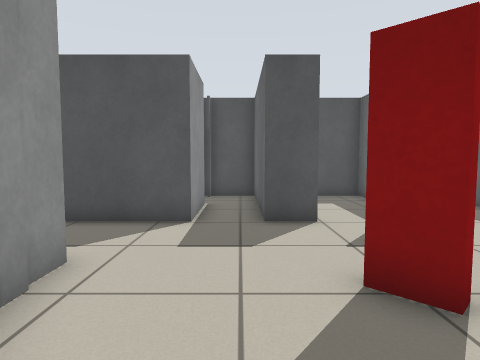
View 1 (above)

18 first-person views from a walk through a robot-simulator world made for Stage. The camera is 0.78 m above the floor, tilts 4° down and sees 75° across. Floor lines are 1 m apart. The floor is counted in squares, 0.5 m on a side. Each view is taken from the middle of a square. On the plan, view 1 faces up. The plan holds only what a view shows up to about 15 squares ahead; the rest is blank. The robots in the file are not drawn.

View 2
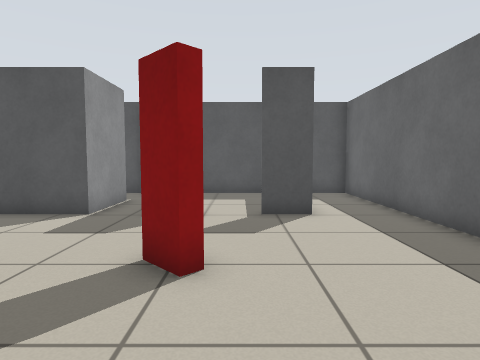

View 3
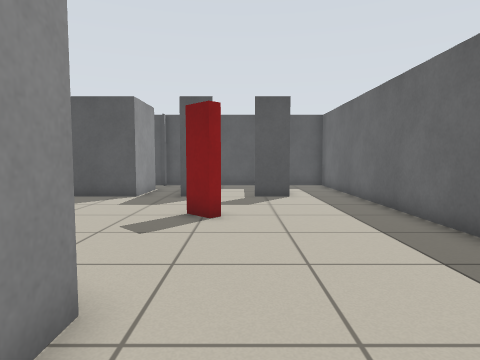

View 4
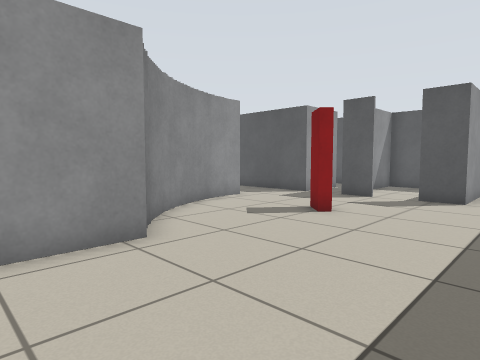

View 5
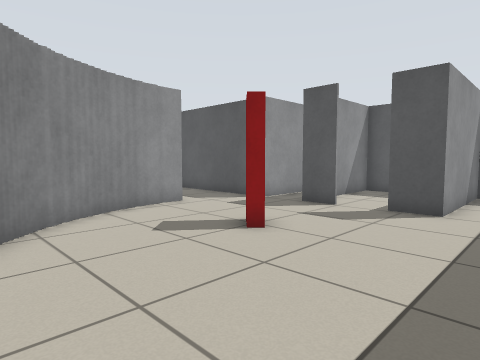

View 6
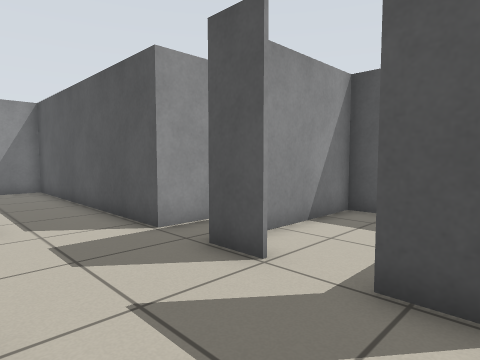

View 7
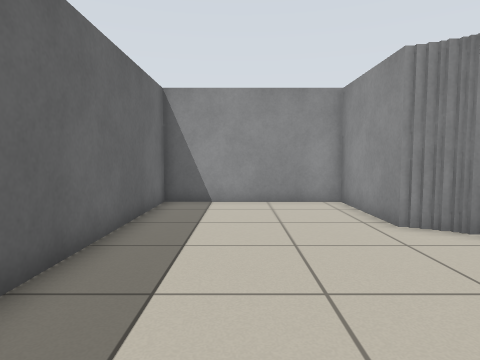

View 8
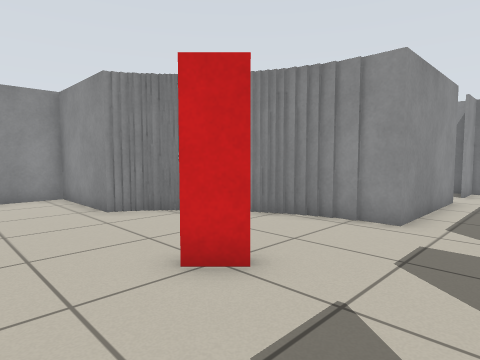

View 9
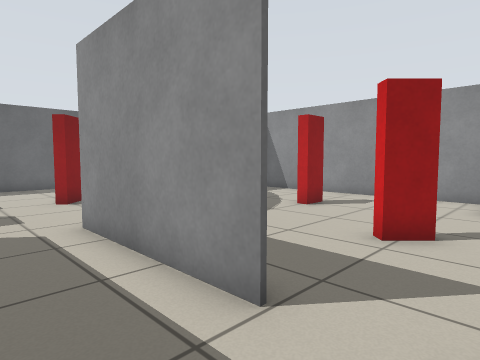

View 10
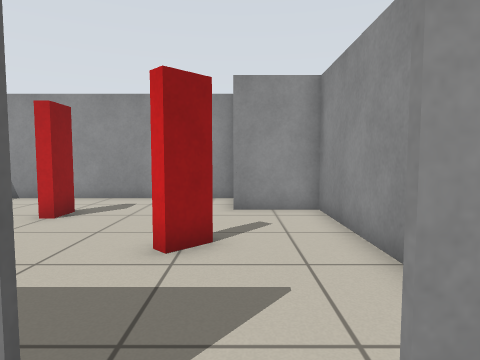

View 11
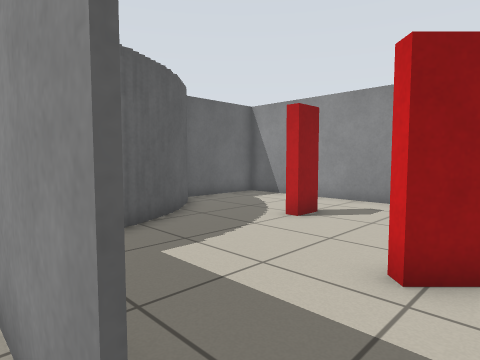

View 12
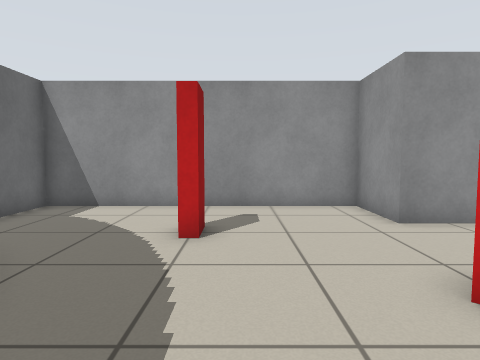

View 13
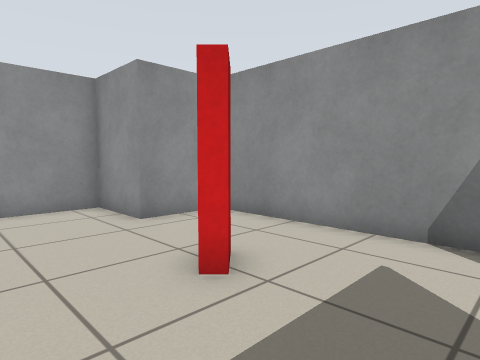

View 14
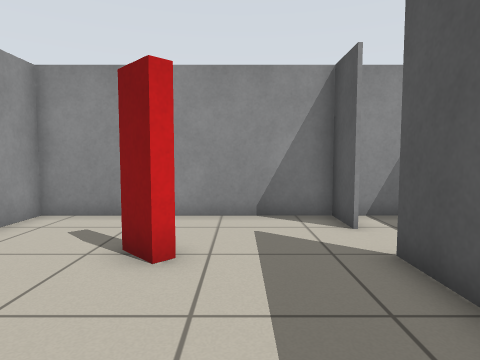

View 15
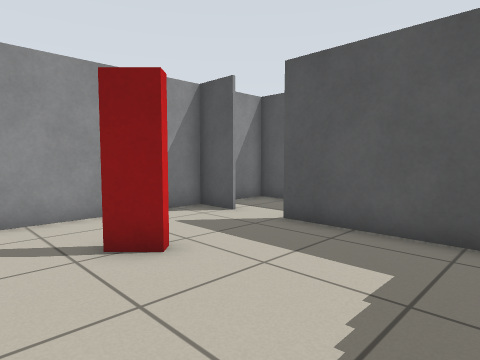

View 16
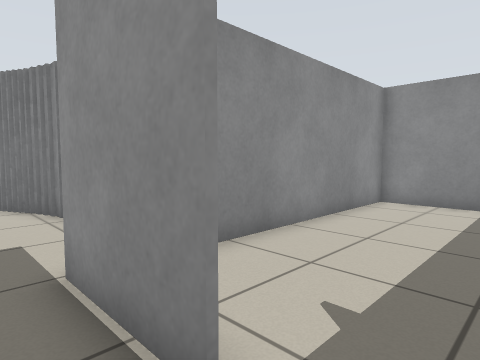

View 17
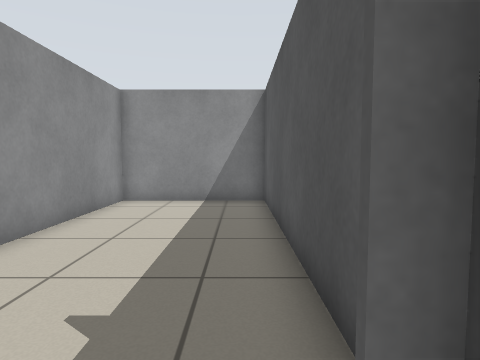

View 18
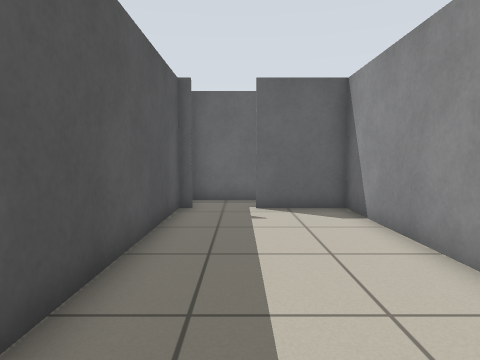

### Floor plan
Points are (right, up) in squares from view 1. A wall is a line through its corners. A room is listed if a view was taken in it or the views show most of it. See-through windows are left out.
Room 1 (views 1, 2, 3, 4, 5, 6, 7, 8, 9, 10, 16, 17)
walls: (2, 7.6) (0.6, 7.6) (0.6, 12.9); (-2.4, 3.1) (-2.4, 2.2); (-2.2, 2.4) (-2.2, 1.6); (-1.7, 1.4) (-1.7, 0.6); (-2, 1.8) (-2, 1.2); (-1.2, 0.5) (-1.2, 0); (-1, 0.1) (-1, -0.4); (-0.1, -1.3) (0.5, -1.3); (0.6, -1.8) (1.4, -1.8) (1.4, -6.1); (-1.2, 10.6) (-1.2, 7.6) (-11.5, 7.6); (4.9, 12) (4.9, 13); (0.7, 13) (0.7, 9.1); (5, 13) (5, 7.6) (3.5, 7.6); (-8, 4.6) (-2.6, 4.6) (-2.6, 3); (0.9, -6.1) (7.7, -6.1) (7.7, 12.9) (-0.5, 12.9); (-11.5, 4.6) (-9.8, 4.6); (-11.4, 8) (-11.4, 5)
ways out: opening at (-8.5, 5) to room 2; opening at (-1, 11.5) to room 3
objects: red box (2, 3) to (2, 4)
Room 2 (views 11, 12, 13, 14, 15)
walls: (-2, 0.9) (-2, 1.4); (-1.8, 0.5) (-1.8, 1); (-2.2, 1.4) (-2.2, 2); (-3.8, 4.5) (-8, 4.5); (-9.8, 4.5) (-11.5, 4.5); (-11.4, 5) (-11.4, -3.4) (-8.8, -3.4) (-8.8, -6.1) (0.9, -6.1); (1.3, -6.1) (1.3, -2.2)
ways out: opening at (-8.5, 5) to room 1
objects: red box (-8, 0) to (-8, 1); red box (-4, -3) to (-4, -2)
Room 3 (view 18)
walls: (-0.5, 12.9) (-11.4, 12.9) (-11.4, 8); (-11.5, 7.7) (-1.3, 7.7) (-1.3, 10.5)
ways out: opening at (-1, 11.5) to room 1

Where each view was taken, in squares from view 1:
view 1: 0 up, 0 right, facing up
view 2: 1 down, 3 right, facing up
view 3: 5 down, 3 right, facing up
view 4: 5 down, 7 right, facing up-left
view 5: 2 down, 7 right, facing up-left
view 6: 4 up, 5 right, facing up-left
view 7: 5 up, 5 right, facing down
view 8: 7 up, 5 right, facing down-left
view 9: 7 up, 10 left, facing down-right
view 10: 6 up, 9 left, facing down
view 11: 5 up, 9 left, facing down-right
view 12: 4 up, 5 left, facing down
view 13: 4 up, 5 left, facing down-left
view 14: 2 up, 3 left, facing left
view 15: 2 down, 3 left, facing up-left
view 16: 12 up, 0 right, facing down-left
view 17: 12 up, 0 right, facing left
view 18: 11 up, 11 left, facing right
